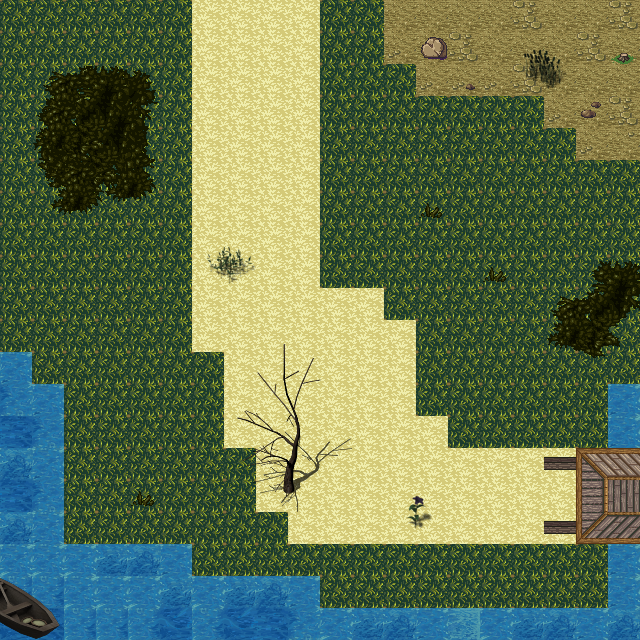

The image is a tile-based game level rendered from a .tmx file. Its description and source (layers, tilesets, objects; grid data summarised) follow:
An orthogonal 20x20 tile map with 32x32 px tiles, 4 tile layers (Grass, Dirt, Rocks, Tile Layer 2, Tile Layer 3), 6 tilesets and 26 objects (SpawnPoint).

<map version="1.0" orientation="orthogonal" width="20" height="20" tilewidth="32" tileheight="32">
 <tileset firstgid="1" name="hyptosis_til-art-batch-2" tilewidth="32" tileheight="32">
  <image source="hyptosis_til-art-batch-2.png" width="960" height="960" />
 </tileset>
 <tileset firstgid="901" name="hyptosis_tile-art-batch-1" tilewidth="32" tileheight="32">
  <image source="hyptosis_tile-art-batch-1.png" width="960" height="960" />
 </tileset>
 <tileset firstgid="1801" name="hyptosis_tile-art-batch-3" tilewidth="32" tileheight="32">
  <image source="hyptosis_tile-art-batch-3.png" width="960" height="960" />
 </tileset>
 <tileset firstgid="2701" name="hyptosis_tile-art-batch-4" tilewidth="32" tileheight="32">
  <image source="hyptosis_tile-art-batch-4.png" width="960" height="960" />
 </tileset>
 <tileset firstgid="3601" name="grassland" tilewidth="32" tileheight="32">
  <image source="grassland.png" width="1024" height="1344" />
 </tileset>
 <tileset firstgid="4945" name="Tilesheet-water" tilewidth="32" tileheight="32">
  <image source="Tilesheet-water.png" width="256" height="256" />
 </tileset>
 <layer name="Grass, Dirt" width="20" height="20">
  <data>[400 cells, 400 non-empty, 6 distinct tile ids]</data>
 </layer>
 <layer name="Rocks" width="20" height="20">
  <data>[400 cells, 189 non-empty, 49 distinct tile ids]</data>
 </layer>
 <layer name="Tile Layer 2" width="20" height="20">
  <data>[400 cells, 43 non-empty, 42 distinct tile ids]</data>
 </layer>
 <layer name="Tile Layer 3" width="20" height="20">
  <data>[400 cells, 0 non-empty, 0 distinct tile ids]</data>
 </layer>
 <objectgroup name="Object Layer 1" width="20" height="20">
  <object x="424" y="39" width="17" height="19" />
  <object x="77" y="95" width="39" height="84" />
  <object x="578" y="312" width="15" height="21" />
  <object x="598" y="298" width="21" height="18" />
  <object x="592" y="309" width="8" height="6" />
  <object x="616" y="292" width="7" height="8" />
  <object x="615" y="275" width="15" height="17" />
  <object x="588" y="319" width="18" height="16" />
  <object x="543" y="456" width="33" height="13" />
  <object x="545" y="522" width="29" height="10" />
  <object x="577" y="532" width="63" height="10" />
  <object x="577" y="448" width="65" height="21" />
  <object x="572" y="521" width="67" height="9" />
  <object x="277" y="478" width="23" height="18" />
  <object x="2" y="350" width="29" height="3" />
  <object x="28" y="353" width="4" height="30" />
  <object x="31" y="384" width="32" height="3" />
  <object x="61" y="387" width="1" height="157" />
  <object x="62" y="544" width="128" height="1" />
  <object x="190" y="545" width="2" height="30" />
  <object x="192" y="575" width="126" height="1" />
  <object x="318" y="575" width="2" height="33" />
  <object x="320" y="608" width="320" height="2" />
  <object x="606" y="382" width="34" height="4" />
  <object x="604" y="385" width="4" height="61" />
  <object name="SpawnPoint" x="235" y="210" width="38" height="15" />
 </objectgroup>
</map>
